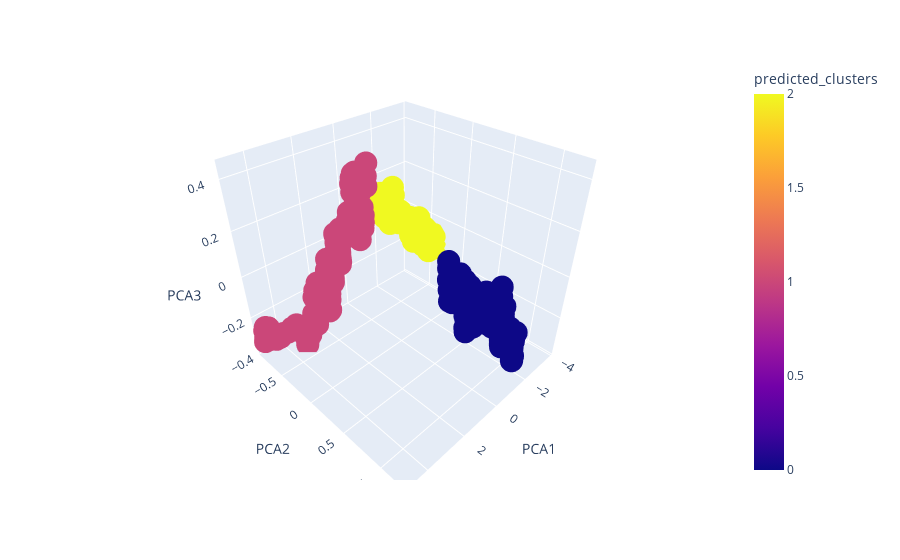

Write notebook code for a chart like this one.
### Code cell
# alernative plot option after research
import plotly.express as px

pcaPriceDfPredictionsPlot = pcaPriceDfPredictions.reset_index()
fig = px.scatter_3d(pcaPriceDfPredictions, x='PCA1', y='PCA2', z='PCA3',
                    color='predicted_clusters')

fig.show()

### Figure 1 — Plotly figure (JSON) as saved in the notebook; plotly's stock layout.template omitted (floating-point values rounded to 4 significant figures; data arrays with more than 128 entries replaced by an {"elided": "..."} marker saying what was removed)
{"data": [{"hovertemplate": "PCA1=%{x}<br>PCA2=%{y}<br>PCA3=%{z}<br>predicted_clusters=%{marker.color}<extra></extra>", "legendgroup": "", "marker": {"color": {"elided": "526 int values"}, "coloraxis": "coloraxis", "symbol": "circle"}, "mode": "markers", "name": "", "scene": "scene", "showlegend": false, "type": "scatter3d", "x": {"elided": "526 float values"}, "y": {"elided": "526 float values"}, "z": {"elided": "526 float values"}}], "layout": {"coloraxis": {"colorbar": {"title": {"text": "predicted_clusters"}}, "colorscale": [[0, "#0d0887"], [0.1111, "#46039f"], [0.2222, "#7201a8"], [0.3333, "#9c179e"], [0.4444, "#bd3786"], [0.5556, "#d8576b"], [0.6667, "#ed7953"], [0.7778, "#fb9f3a"], [0.8889, "#fdca26"], [1, "#f0f921"]]}, "legend": {"tracegroupgap": 0}, "margin": {"t": 60}, "scene": {"domain": {"x": [0, 1], "y": [0, 1]}, "xaxis": {"title": {"text": "PCA1"}}, "yaxis": {"title": {"text": "PCA2"}}, "zaxis": {"title": {"text": "PCA3"}}}}}
